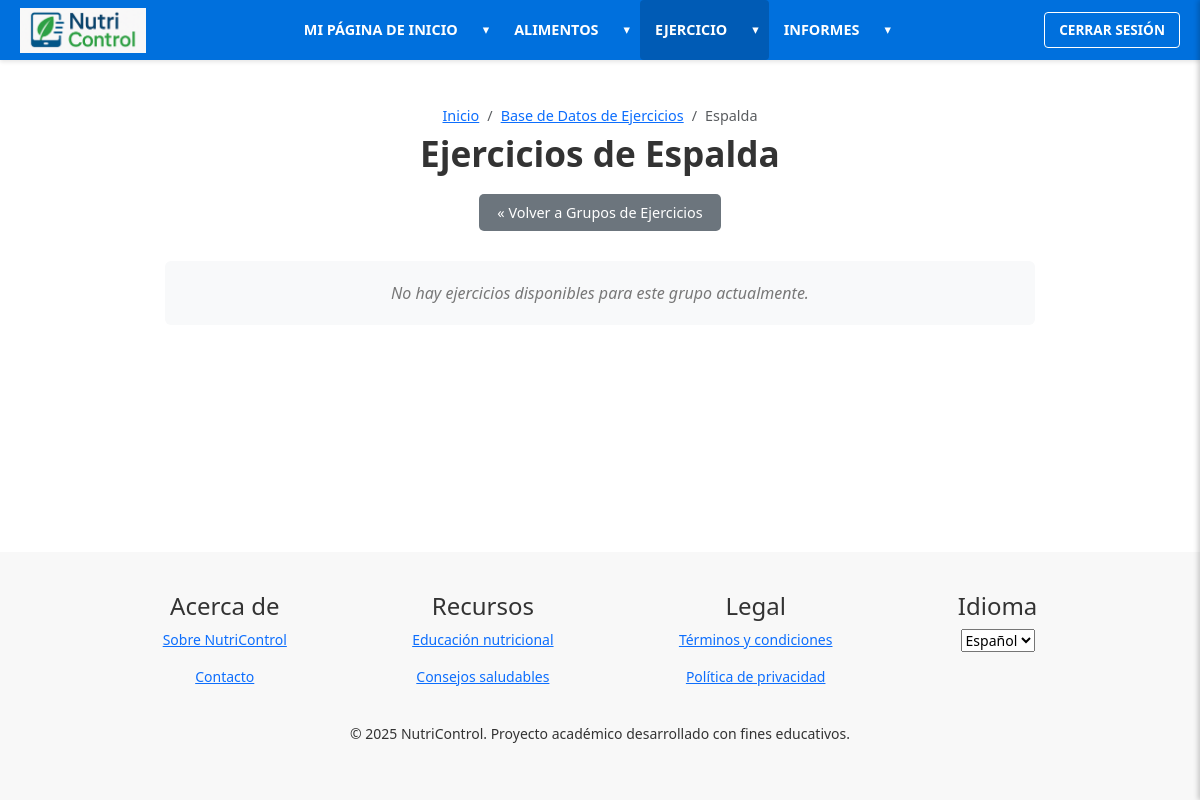
The page /ejercicios/grupo/espalda/ (signed in) on the database as committed earlier.
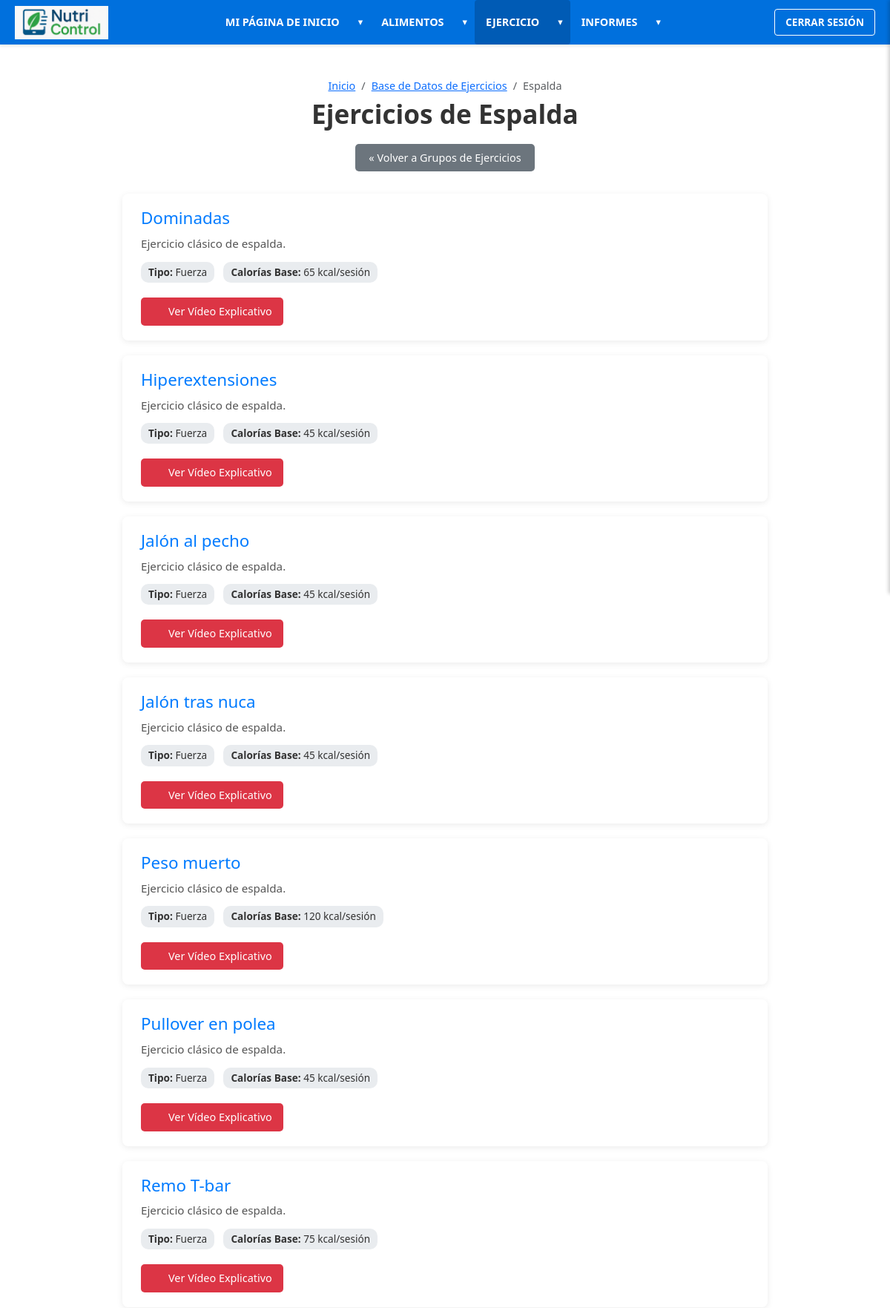
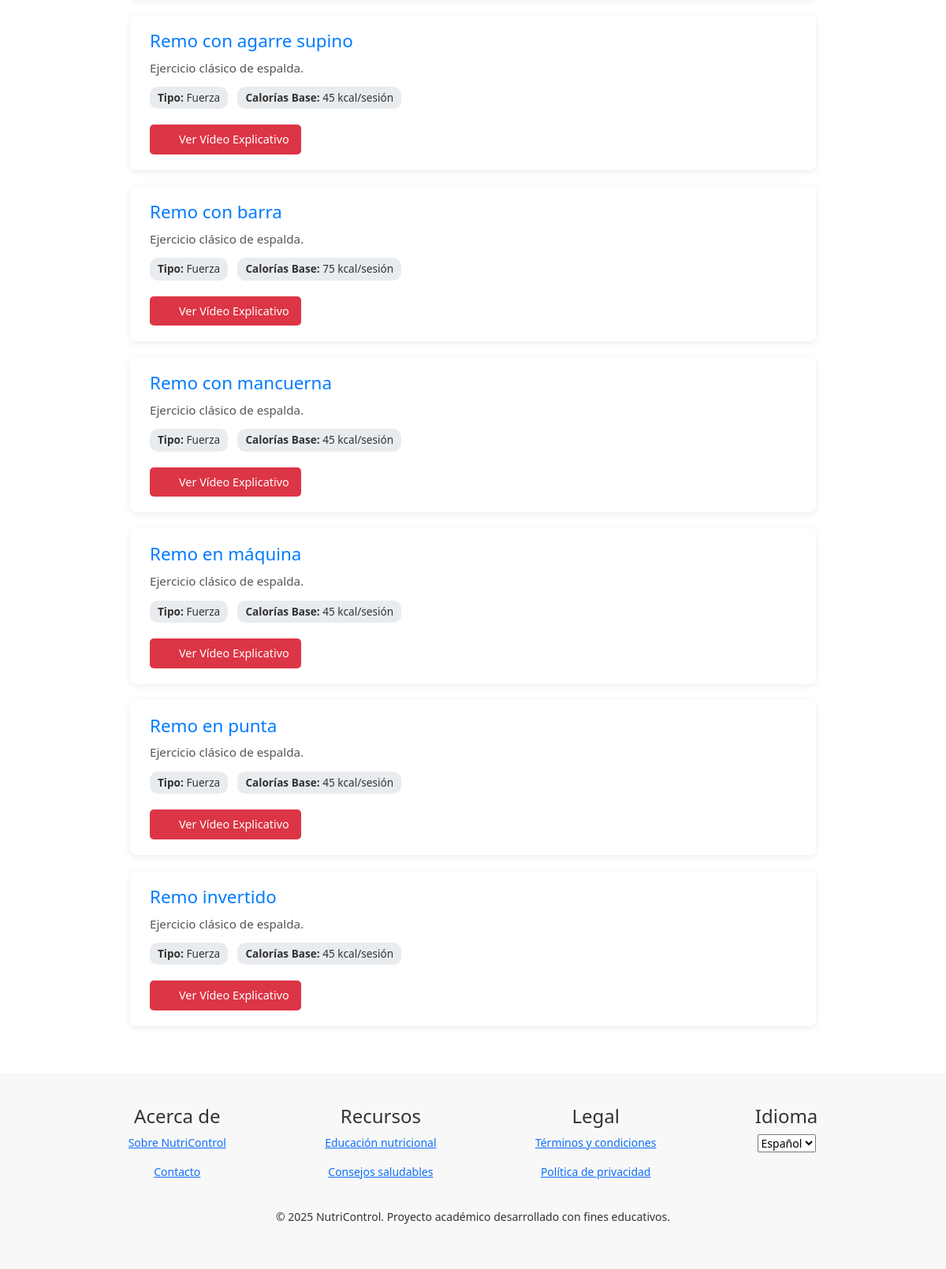
The same page on the database as committed later (2 pictures, top to bottom).
### base/models.py (models this page shows, shortened)
class Ejercicio(models.Model):
    nombre = models.CharField(max_length=150, unique=True, verbose_name=_("Nombre del Ejercicio"))
    TIPO_EJERCICIO_CHOICES = [
        ('cardio', _('Cardiovascular')),
        ('fuerza', _('Fuerza')),
    ]
    tipo = models.CharField(max_length=10, choices=TIPO_EJERCICIO_CHOICES, verbose_name=_("Tipo de Ejercicio"))
    GRUPO_MUSCULAR_CHOICES = [
        ('pecho', _('Pecho')), ('espalda', _('Espalda')), ('piernas', _('Piernas')),
        ('hombros', _('Hombros')), ('brazos', _('Brazos')), ('abdominales', _('Abdominales')),
        ('cardio_general', _('Cardio General')),
    ]
    grupo_muscular = models.CharField(
        max_length=20, choices=GRUPO_MUSCULAR_CHOICES,
        null=True, blank=True, verbose_name=_("Grupo Muscular")
    )
    descripcion = models.TextField(null=True, blank=True, verbose_name=_("Descripción"))
    video_url = models.URLField(max_length=255, null=True, blank=True, verbose_name=_("URL del Video Explicativo"))
    calorias_quemadas_base = models.PositiveIntegerField(
        default=50, verbose_name=_("Calorías Quemadas Base"),
        help_text=_("Para fuerza: kcal por sesión estándar. Para cardio: kcal por minuto.")
    )
    class Meta:
        verbose_name = _("Ejercicio")
        verbose_name_plural = _("Ejercicios")
        ordering = ['grupo_muscular', 'tipo', 'nombre']

### base/views.py (the view)
# urls.py: path('ejercicios/grupo/espalda/', views.vista_espalda, name='vista_espalda'),
@login_required
def vista_espalda(request):
    ejercicios_grupo = Ejercicio.objects.filter(grupo_muscular='espalda').order_by('nombre')
    context = { 'grupo_nombre_display': _('Espalda'), 'ejercicios_list': ejercicios_grupo, 'active_section': 'ejercicio', 'active_subsection': 'database_ejercicios'}
    return render(request, 'grupo_base.html', context)

### base/templates/grupo_base.html (shortened to what this page needs)
{% extends "base.html" %}
{% load static i18n %}
{% block extra_head %}
{% if not "bootstrap.min.css" in block.super %}
    <link href="https://cdn.jsdelivr.net/npm/bootstrap@5.3.0/dist/css/bootstrap.min.css" rel="stylesheet">
{% endif %}
{% endblock %}
{% block content %}
<div class="page-header">
    <nav aria-label="breadcrumb" class="breadcrumb-nav">
        <ol class="breadcrumb justify-content-center mb-0">
            <li class="breadcrumb-item"><a href="{% url 'dashboard' %}">{% trans "Inicio" %}</a></li>
            <li class="breadcrumb-item"><a href="{% url 'database_ejercicios' %}">{% trans "Base de Datos de Ejercicios" %}</a></li>
            <li class="breadcrumb-item active" aria-current="page">{{ grupo_nombre_display|default:_("Grupo") }}</li>
        </ol>
    </nav>
    <h1>{% blocktrans with group_name=grupo_nombre_display %}Ejercicios de {{ group_name }}{% endblocktrans %}</h1>
</div>
<div class="btn-volver-container">
    <a href="{% url 'database_ejercicios' %}" class="btn-volver">
        &laquo; {% trans "Volver a Grupos de Ejercicios" %}
    </a>
</div>
<div class="exercises-list-container">
    {% if ejercicios_list %}
        {% for ejercicio in ejercicios_list %}
            <div class="exercise-item-card">
                <h3 class="exercise-name">{{ ejercicio.nombre }}</h3>
                {% if ejercicio.descripcion %}
                    <p class="exercise-description">{{ ejercicio.descripcion|linebreaksbr }}</p>
                {% endif %}
                <div class="exercise-details">
                    <span><strong>{% trans "Tipo:" %}</strong> {{ ejercicio.get_tipo_display }}</span>
                    <span>
                        <strong>{% trans "Calorías Base:" %}</strong> {{ ejercicio.calorias_quemadas_base }}
                        {% if ejercicio.tipo == 'cardio' %}
                            {% trans "kcal/min" %}
                        {% else %}
                            {% trans "kcal/sesión" %}
                        {% endif %}
                    </span>
                </div>
                <div class="exercise-actions">
                    {% if ejercicio.video_url %}
                        <button type="button" class="btn btn-sm btn-video"
                                data-bs-toggle="modal" data-bs-target="#modalVerVideo"
                                data-video-url="{{ ejercicio.video_url }}"
                                data-video-title="{{ ejercicio.nombre }}">
                            <span class="youtube-icon"></span>
                            {% trans "Ver Vídeo Explicativo" %}
                        </button>
                    {% else %}
                        <span class="text-muted"><em>{% trans "Vídeo no disponible" %}</em></span>
                    {% endif %}
                </div>
            </div>
        {% endfor %}
    {% else %}
        <p class="no-exercises-message">{% trans "No hay ejercicios disponibles para este grupo actualmente." %}</p>
    {% endif %}
</div>
{% endblock %}

### base/templates/base.html (shortened to what this page needs)
{% load static i18n %}
<!DOCTYPE html>
<html lang="es">
<head>
  {% block extra_head %}{% endblock %}
</head>
<body>
    <div class="navbar-container">
        <div class="main-navbar">
            <div class="main-navbar-content">
                <div class="main-navbar-left">
                    <a href="{% url 'dashboard' %}">
                        <img src="{% static 'base/NutriControlLogo.png' %}" alt="{% trans 'Nutricontrol' %}" class="logo">
                    </a>
                </div>
                <div class="main-navbar-center" id="desktopNavLinks">
                    <div class="nav-item {% if active_section == 'dashboard' %}active{% endif %}" id="nav-dashboard-item">
                        <a href="{% url 'dashboard' %}" class="nav-link nav-link-text">{% trans "MI PÁGINA DE INICIO" %}</a>
                        {% if user.is_authenticated %}<span class="dropdown-toggle-button"><span class="dropdown-arrow">&#9662;</span></span>{% endif %}
                    </div>
                    <div class="nav-item {% if active_section == 'alimentos' %}active{% endif %}" id="nav-alimentos-item">
                        <a href="{% url 'diario_alimentos_hoy' %}" class="nav-link nav-link-text">{% trans "ALIMENTOS" %}</a>
                        {% if user.is_authenticated %}<span class="dropdown-toggle-button"><span class="dropdown-arrow">&#9662;</span></span>{% endif %}
                    </div>
                    <div class="nav-item {% if active_section == 'ejercicio' %}active{% endif %}" id="nav-ejercicio-item">
                        <a href="{% url 'ver_ejercicios' %}" class="nav-link nav-link-text">{% trans "EJERCICIO" %}</a>
                        {% if user.is_authenticated %}<span class="dropdown-toggle-button"><span class="dropdown-arrow">&#9662;</span></span>{% endif %}
                    </div>
                    <div class="nav-item {% if active_section == 'informes' %}active{% endif %}" id="nav-informes-item">
                        <a href="{% url 'lista_registros' %}" class="nav-link nav-link-text">{% trans "INFORMES" %}</a>
                        {% if user.is_authenticated %}<span class="dropdown-toggle-button"><span class="dropdown-arrow">&#9662;</span></span>{% endif %}
                    </div>
                </div>
                <div class="main-navbar-right">
                    {% if user.is_authenticated %}
                        <form method="post" action="{% url 'logout' %}" class="logout-form-inline">
                            <button type="submit" class="btn-logout">{% trans "CERRAR SESIÓN" %}</button>
                        </form>
                    {% else %}
                        <a href="{% url 'login' %}" class="nav-button btn-login">{% trans "INICIAR SESIÓN" %}</a>
                        <a href="{% url 'registration_welcome' %}" class="nav-button btn-register">{% trans "REGISTRARSE" %}</a>
                    {% endif %}
                </div>
            </div>
        </div>
    </div>
    <div class="main-content-area">
      {% block content %}{% endblock %}
    </div>
    <footer style="background-color: #f8f8f8; padding: 40px 20px; text-align: center; font-size: 14px; color: #333;">
      <div style="max-width: 1000px; margin: auto;">
        <div style="display: flex; flex-wrap: wrap; justify-content: space-around; margin-bottom: 20px;">
          <div><h4>{% trans "Acerca de" %}</h4><p><a href="#">{% trans "Sobre NutriControl" %}</a></p><p><a href="#">{% trans "Contacto" %}</a></p></div>
          <div><h4>{% trans "Recursos" %}</h4><p><a href="#">{% trans "Educación nutricional" %}</a></p><p><a href="#">{% trans "Consejos saludables" %}</a></p></div>
          <div><h4>{% trans "Legal" %}</h4><p><a href="#">{% trans "Términos y condiciones" %}</a></p><p><a href="#">{% trans "Política de privacidad" %}</a></p></div>
          <div><h4>{% trans "Idioma" %}</h4><select onchange="cambiarIdioma(this.value)"><option value="es">Español</option><option value="en">English</option></select></div>
        </div>
        <p>© {% now "Y" %} NutriControl. {% trans "Proyecto académico desarrollado con fines educativos." %}</p>
      </div>
    </footer>
</body>
</html>

### base/templates/base.html (style rules this page uses)
* { box-sizing: border-box; margin: 0; padding: 0; }
body { font-family: Arial, sans-serif; display: flex; flex-direction: column; min-height: 100vh; }
.navbar-container { background-color: #0070dd; color: white; box-shadow: 0 2px 4px rgba(0,0,0,0.1); position: sticky; top: 0; left: 0; right: 0; z-index: 1000; }
.main-navbar-content { max-width: 1200px; margin: 0 auto; padding: 0 20px; height: 60px; display: flex; align-items: center; justify-content: space-between; position: relative; }
.main-navbar-left .logo { height: 45px; display: block; }
.main-navbar-center { display: flex; gap: 0; height: 100%; }
.nav-item { position: relative; display: flex; align-items: stretch; }
.nav-item .nav-link-text { color: white; text-decoration: none; padding: 0 15px; font-weight: bold; font-size: 0.9em; transition: background-color 0.2s ease; display: flex; align-items: center; height: 100%; }
.dropdown-toggle-button { color: white; padding: 0 10px; height: 100%; display: flex; align-items: center; cursor: pointer; transition: background-color 0.2s ease; }
.nav-item:hover, .nav-item.active, .nav-item.dropdown-open { background-color: #005bb5; border-radius: 4px; }
.dropdown-arrow { font-size: 0.8em; transition: transform 0.2s ease-out; display: inline-block; }
.main-navbar-right { display: flex; align-items: center; gap: 10px; }
.main-navbar-right .nav-button, .main-navbar-right .btn-logout { color: white; text-decoration: none; padding: 7px 14px; border-radius: 4px; font-weight: bold; background: none; border: 1px solid white; font-size: 0.85em; cursor: pointer; transition: background-color 0.2s ease, color 0.2s ease; }
.logout-form-inline { display: inline; }
.main-content-area { padding: 20px; flex-grow: 1; }

### base/templates/grupo_base.html (style rules this page uses)
.page-header { text-align: center; margin: 25px 0 20px 0; }
.page-header .breadcrumb-nav { font-size: 0.9em; margin-bottom: 5px; }
.page-header .breadcrumb-nav .breadcrumb { padding-left: 0; list-style: none; }
.page-header h1 { font-size: 2.2em; color: #333; font-weight: 600; margin-top: 0; margin-bottom: 15px; }
.btn-volver-container { text-align: center; margin-bottom: 30px; }
.btn-volver { display: inline-block; padding: 8px 18px; background-color: #6c757d; color: white; text-decoration: none; border-radius: 5px; font-size: 0.9em; transition: background-color 0.2s ease; }
.exercises-list-container { max-width: 900px; margin: 0 auto 40px auto; padding: 0 15px; }
.exercise-item-card { background-color: #fff; border-radius: 8px; box-shadow: 0 2px 8px rgba(0,0,0,0.08); margin-bottom: 20px; padding: 20px 25px; }
.exercise-item-card h3.exercise-name { font-size: 1.4em; color: #007bff; margin: 0 0 8px 0; }
.exercise-item-card p.exercise-description { font-size: 0.95em; color: #555; margin-bottom: 12px; line-height: 1.6; }
.exercise-item-card .exercise-details { margin-bottom: 15px; }
.exercise-item-card .exercise-details span { font-size: 0.85em; color: #333; background-color: #e9ecef; padding: 4px 10px; border-radius: 10px; margin-right: 8px; display: inline-block; margin-bottom: 5px; }
.exercise-item-card .exercise-actions { margin-top: 10px; text-align: left; }
.btn-video { background-color: #dc3545; color: white; padding: 8px 15px; text-decoration: none; border-radius: 5px; font-size: 0.9em; border: none; cursor: pointer; transition: background-color 0.2s ease; display: inline-flex; align-items: center; }
.btn-video .youtube-icon { width: 16px; height: 16px; margin-right: 6px; }

Rows that differ between the two databases and show on the page:
added Ejercicio: nombre "Dominadas", descripcion "Ejercicio clásico de espalda.", tipo "Fuerza", calorias_quemadas_base "65"
added Ejercicio: nombre "Hiperextensiones", descripcion "Ejercicio clásico de espalda.", tipo "Fuerza", calorias_quemadas_base "45"
added Ejercicio: nombre "Jalón al pecho", descripcion "Ejercicio clásico de espalda.", tipo "Fuerza", calorias_quemadas_base "45"
added Ejercicio: nombre "Jalón tras nuca", descripcion "Ejercicio clásico de espalda.", tipo "Fuerza", calorias_quemadas_base "45"
added Ejercicio: nombre "Peso muerto", descripcion "Ejercicio clásico de espalda.", tipo "Fuerza", calorias_quemadas_base "120"
added Ejercicio: nombre "Pullover en polea", descripcion "Ejercicio clásico de espalda.", tipo "Fuerza", calorias_quemadas_base "45"
added Ejercicio: nombre "Remo T-bar", descripcion "Ejercicio clásico de espalda.", tipo "Fuerza", calorias_quemadas_base "75"
added Ejercicio: nombre "Remo con agarre supino", descripcion "Ejercicio clásico de espalda.", tipo "Fuerza", calorias_quemadas_base "45"
added Ejercicio: nombre "Remo con barra", descripcion "Ejercicio clásico de espalda.", tipo "Fuerza", calorias_quemadas_base "75"
added Ejercicio: nombre "Remo con mancuerna", descripcion "Ejercicio clásico de espalda.", tipo "Fuerza", calorias_quemadas_base "45"
added Ejercicio: nombre "Remo en máquina", descripcion "Ejercicio clásico de espalda.", tipo "Fuerza", calorias_quemadas_base "45"
added Ejercicio: nombre "Remo en punta", descripcion "Ejercicio clásico de espalda.", tipo "Fuerza", calorias_quemadas_base "45"
added Ejercicio: nombre "Remo invertido", descripcion "Ejercicio clásico de espalda.", tipo "Fuerza", calorias_quemadas_base "45"
Other text that changed with them:
text no longer shown: "No hay ejercicios disponibles para este grupo actualmente."
